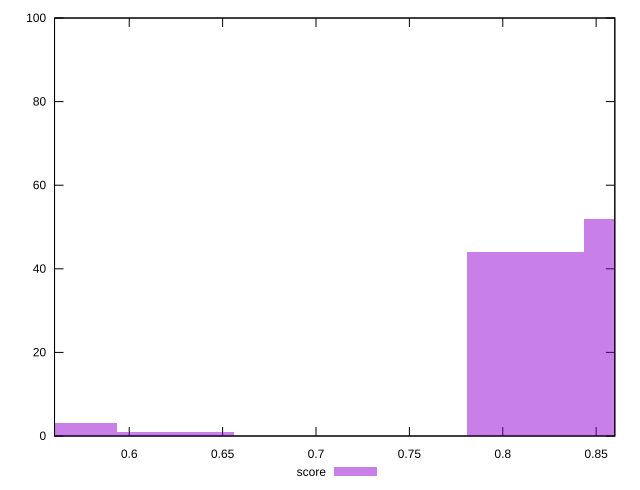

Here is the gnuplot script that generated this plot:
reset

$score <<EOF
0.8122910148978931 44
0.874774939120808 52
0.5623553180062337 3
0.6248392422291486 1
EOF

set key outside below
set boxwidth 0.062483924222914856
set xrange [0.56:0.86]
set yrange [0:100]
set trange [0:100]
set style fill transparent solid 0.5 noborder
set terminal svg size 640, 490 enhanced background rgb 'white'
set output "report_00018_2021-02-10T15-25-16.877Z/interactive/samples/pages+cached+noadtech/score/histogram.svg"

plot $score title "score" with boxes

reset
